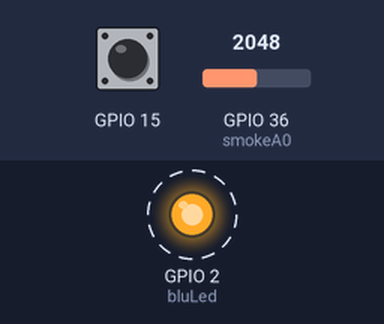
Bench run of a sketch on a simulated ESP32. Parts: output pins drawn as LEDs (lit = HIGH). Dashed ring = blinking. The test bench sets the inputs (shaded band); at power-on: GPIO 15 HIGH, GPIO 36 (smokeA0) = 2048. WiFi joins after 1.5 s; servers stay silent unless stated; uploads are accepted with an empty reply; what the sketch prints to the serial monitor is not drawn.

Above: at 1.65 s.
Timing chart, 0 to 5.7 s (numbered marks = the images above):
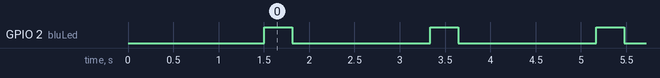

Measured:
- by itself, GPIO 2 (bluLed): alternates HIGH for 0.31 s and LOW for 1.5 s

The sketch:

MQ2_trial.ino
```cpp
/*******

 All the resources for this project:
 https://randomnerdtutorials.com/

*******/

#include <WiFi.h>
#include <WiFiMulti.h>

WiFiMulti WiFiMulti;

int bluLed = 2;
int smokeA0 = A0;
// Your threshold value
int sensorThres = 1400;
int outLed = HIGH;

//const char *ssid = "SmokeMonitor";
//const char *pass = "SmokeMonitorPassword";
const char *ssid = "yourAP";
const char *pass = "yourPassword";

void setup() {
    pinMode(bluLed, OUTPUT);
    pinMode(smokeA0, INPUT);
    Serial.begin(115200);

    // We start by connecting to a WiFi network
    WiFiMulti.addAP( ssid, pass );

    Serial.println();
    Serial.println();
    Serial.print("Waiting for WiFi... ");

    int waitloops = 0;
    while(WiFiMulti.run() != WL_CONNECTED) {
        Serial.print(".");
        delay(500);
        waitloops++;
        if (waitloops > 10)
        {
            Serial.println("Failed to connect to WiFiAP");
            break;
        }
        digitalWrite(bluLed, outLed); outLed = (outLed == HIGH)?LOW:HIGH;
        delay(50);
    }

    if(WiFiMulti.run() == WL_CONNECTED) {
        Serial.println("");
        Serial.println("WiFi connected");
        Serial.println("IP address: ");
        Serial.println(WiFi.localIP());
    }
    outLed = HIGH;
    digitalWrite(bluLed, outLed);

}

int newState = LOW;
int prevState = LOW;

void loop() {

  // Pulse remote LED to show we are connected.
  if(WiFiMulti.run() == WL_CONNECTED) {
    int invState = (prevState == HIGH)?LOW:HIGH;
    digitalWrite(bluLed, invState);
    setRemoteLed(invState);
    delay(50);
    digitalWrite(bluLed, prevState);
    setRemoteLed(prevState);
  }

  int analogSensor = analogRead(smokeA0);

  Serial.print("Pin A0: ");
  Serial.println(analogSensor);

  int digitalLevel = digitalRead(15);
  // Checks if it has reached the threshold value
  //if (analogSensor > sensorThres)
  if (digitalLevel == LOW)
  {
    newState = HIGH;
  }
  else
  {
    newState = LOW;
  }

  digitalWrite(bluLed, newState);

  //if (prevState != newState)
  {
    setRemoteLed(newState);
  }

  prevState = newState;

  delay(1000);
}

void setRemoteLed(int LedState)
{
//    const uint16_t port = 80;
//    const char * host = "192.168.1.1"; // ip or dns
//    const uint16_t port = 1337;
//    const char * host = "192.168.1.10"; // ip or dns
    const uint16_t port = 80;
    const char * host = "192.168.4.1"; // ip or dns

    Serial.print("Setting remote LED ");
    Serial.println(LedState?"HIGH":"LOW");

    //Serial.print("Connecting to ");
    //Serial.println(host);

    // Use WiFiClient class to create TCP connections
    WiFiClient client;

    if (!client.connect(host, port)) {
        Serial.println("Connection failed.");
        Serial.println("Waiting 5 seconds before retrying...");
        delay(5000);
        return;
    }

    // This will send a request to the server
    //uncomment this line to send an arbitrary string to the server
    //client.print("Send this data to the server");
    //uncomment this line to send a basic document request to the server
  if (LedState == HIGH)
  {
    client.print("GET /L HTTP/1.1\n\n");
  }
  else
  {
    client.print("GET /H HTTP/1.1\n\n");
  }

  int maxloops = 0;

  //wait for the server's reply to become available
  while (!client.available() && maxloops < 10)
  {
    maxloops++;
    delay(1); //delay 1 msec
  }
  if (client.available() > 0)
  {
    //read back one line from the server
    String line = client.readStringUntil('\r');
    //Serial.println(line);
  }
  else
  {
    Serial.println("client.available() timed out ");
  }

    //Serial.println("Closing connection.");
    client.stop();

    //Serial.println("Waiting 5 seconds before restarting...");
    //delay(5000);
}
```
